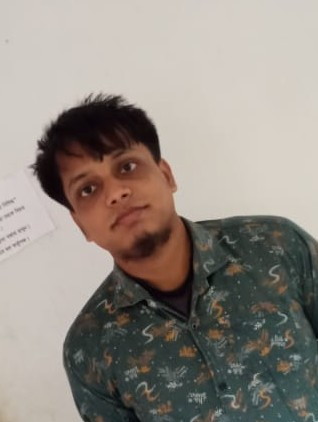
#> input picture Project/test/t1.jpg, 318 x 422 px, found by its file name; the run also reads 3 pictures not shown here
$ python tt2.py
#> lines starting #> are read from the running program, lines starting #| are printed output that depends on the picture; after the words box and inside, x2 and y2 are one past the last pixel; in counts of white or black regions, pixels touching at a corner belong together
# -*- coding: utf-8 -*-
"""
Created on Sat Oct 18 13:49:23 2025

@author: Acer
"""

 # -*- coding: utf-8 -*-
"""
Created on Tue Sep 30 01:37:35 2025

@author: Acer
"""

import cv2
import numpy as np
import math

def detect_eyes_manual(face_roi):

    gray = cv2.cvtColor(face_roi, cv2.COLOR_BGR2GRAY)

    h, w = gray.shape
    top_half = gray[0:h//2, :]

    eq = cv2.equalizeHist(top_half)

    blurred = cv2.medianBlur(eq, 5)

    circles = cv2.HoughCircles(
        blurred,
        cv2.HOUGH_GRADIENT,
        dp=1,
        minDist=w//4,
        param1=100,
        param2=5,
        minRadius=int(w*0.02),
        maxRadius=int(w*0.15)
    )

    eyes = []
    if circles is not None:
        circles = np.uint16(np.around(circles))
        for (cx, cy, r) in circles[0, :2]:

            x, y = int(cx) - int(r), int(cy) - int(r)
            w_box, h_box = 2*r, 2*r
            eyes.append((x, y, w_box, h_box))


            cv2.circle(face_roi, (cx, cy), r, (0, 255, 0), 2)
            cv2.circle(face_roi, (cx, cy), 2, (0, 0, 255), 3)

    cv2.imshow("Roi", face_roi)
    #cv2.imshow("Face buler", blurred)
    #cv2.imshow("Face eq", eq)
    cv2.waitKey(0)
    return eyes

def rotate_image_with_alpha(image, angle):
    h, w = image.shape[:2]
    M = cv2.getRotationMatrix2D((w/2, h/2), angle, 1.0)
    cos = np.abs(M[0,0])
    sin = np.abs(M[0,1])
    new_w = int(h*sin + w*cos)
    new_h = int(h*cos + w*sin)
    M[0,2] += new_w/2 - w/2
    M[1,2] += new_h/2 - h/2
    print(M)
    rotated = cv2.warpAffine(
        image, M, (new_w, new_h),
        flags=cv2.INTER_LINEAR,
        borderMode=cv2.BORDER_CONSTANT,
        borderValue=(0,0,0,0)
    )
    return rotated

def overlay_transparent(bg, overlay, x, y):
    h, w = overlay.shape[:2]
    x1, y1 = max(x,0), max(y,0)
    x2, y2 = min(x+w, bg.shape[1]), min(y+h, bg.shape[0])
    overlay_x1, overlay_y1 = x1-x, y1-y
    overlay_x2, overlay_y2 = overlay_x1 + (x2-x1), overlay_y1 + (y2-y1)

    if overlay_x1 >= overlay_x2 or overlay_y1 >= overlay_y2:
        return bg

    alpha = overlay[overlay_y1:overlay_y2, overlay_x1:overlay_x2, 3:]/255.0
    bg[y1:y2, x1:x2] = (1-alpha)*bg[y1:y2, x1:x2] + alpha*overlay[overlay_y1:overlay_y2, overlay_x1:overlay_x2, :3]
    return bg

def detect_face(img):

    hsv = cv2.cvtColor(img, cv2.COLOR_BGR2HSV)
    lower = np.array([0,48,80], dtype=np.uint8)
    upper = np.array([20,255,255], dtype=np.uint8)
    mask = cv2.inRange(hsv, lower, upper)
    mask = cv2.erode(mask, None, iterations=2)
    mask = cv2.dilate(mask, None, iterations=2)
    contours,_ = cv2.findContours(mask, cv2.RETR_EXTERNAL, cv2.CHAIN_APPROX_SIMPLE)
    if len(contours) == 0:
        print("No face detected.")
        return None
    else:
        face = max(contours, key=cv2.contourArea)
    print(contours)
    cv2.imshow("facemask", mask)
    cv2.waitKey(0)
    return face


def eye_des(face,img):
    x, y, w, h = cv2.boundingRect(face)
    face_roi = img[y:y+h, x:x+w]
    eyes = detect_eyes_manual(face_roi)

    eye_centers = []
    for (ex,ey,ew,eh) in eyes:
        cx = int(x) + int(ex) + int(ew//2)
        cy = int(y) + int(ey) + int(eh//2)
        eye_centers.append((cx,cy))
        cv2.circle(img, (cx, cy), 5, (0,0,255), -1)

    if len(eye_centers) == 2:
        left_eye, right_eye = sorted(eye_centers, key=lambda p: p[0])
        dx = int(right_eye[0]) - int(left_eye[0])
        dy = int(right_eye[1]) - int(left_eye[1])
        angle = -math.degrees(math.atan2(dy, dx))
        eye_mid = (
            int((left_eye[0] + right_eye[0]) // 2),
            int((left_eye[1] + right_eye[1]) // 2)
        )
        eye_distance = int(math.hypot(dx, dy))
        return eye_mid,eye_distance,angle
    else:
       print(f"⚠️ Detected {len(eye_centers)} eyes. Using face center as fallback.")
       # Fallback: use face center
       eye_mid = (x + w//2, y + h//2)
       eye_distance = w // 2
       angle = 0
       return eye_mid, eye_distance, angle
    return None,None,None

def apply_sunglass_mask(img,result=None):
    if result is None:
        result=img.copy()
    face = detect_face(img)

    if face is not None:
            x, y, w, h = cv2.boundingRect(face)
            eye_mid,eye_distance,angle =eye_des(face,img)

            sunglass = cv2.imread(r"C:/Users/Acer/Desktop/imagelab/Project/Project/filters/glasses.png", cv2.IMREAD_UNCHANGED)


            #scale = eye_distance / sunglass.shape[1] * 1.5
            scale = (w*0.7) / sunglass.shape[1] * 1.5
            new_w = int(sunglass.shape[1]*scale)
            new_h = int(sunglass.shape[0]*scale)
            sunglass = cv2.resize(sunglass, (new_w, new_h))

            rotated_mask = rotate_image_with_alpha(sunglass, angle)


            x_offset = eye_mid[0] - rotated_mask.shape[1]//2
            y_offset = eye_mid[1] - rotated_mask.shape[0]//2
            result = overlay_transparent(result, rotated_mask, x_offset, y_offset)

            cv2.imshow("Detected Eyes", img)
            cv2.imshow("Sunglasses Filter", result)
            cv2.waitKey(0)
            return result

def apply_hat_mask(img,result=None):
    if result is None:
        result=img.copy()
    face = detect_face(img)

    if face is not None:
            x, y, w, h = cv2.boundingRect(face)
            eye_mid,eye_distance,angle =eye_des(face,img)


            hat = cv2.imread(r"C:/Users/Acer/Desktop/imagelab/Project/Project/filters/hat.png", cv2.IMREAD_UNCHANGED)


            scale_hat = w / hat.shape[1] * 1.3
            new_w_hat = int(hat.shape[1] * scale_hat)
            new_h_hat = int(hat.shape[0] * scale_hat)
            hat = cv2.resize(hat, (new_w_hat, new_h_hat))


            rotated_hat = rotate_image_with_alpha(hat, angle)

            hat_shift = int(h * 0.5)   # how far above eyes
            dx = int(hat_shift * math.sin(math.radians(angle)))
            dy = int(hat_shift * math.cos(math.radians(angle)))


            hat_center_x = eye_mid[0] - dx
            hat_center_y = eye_mid[1] - dy


            x_offset_hat = hat_center_x - rotated_hat.shape[1] // 2
            y_offset_hat = hat_center_y - rotated_hat.shape[0] // 2


            result = overlay_transparent(result, rotated_hat, x_offset_hat, y_offset_hat)


            cv2.imshow("Hat Filter", result)
            cv2.waitKey(0)
            return result
def apply_nose_mask(img,result=None):
    if result is None:
        result=img.copy()
    face = detect_face(img)

    if face is not None:
            x, y, w, h = cv2.boundingRect(face)
            eye_mid,eye_distance,angle =eye_des(face,img)

            nose_mask = cv2.imread(r"C:/Users/Acer/Desktop/imagelab/Project/Project/filters/nosefilter2.png", cv2.IMREAD_UNCHANGED)
            if nose_mask is None:
                print("Nose mask not found")
            else:

                nose_shift = int(h * 0.18)


                dx = int(nose_shift * math.sin(math.radians(angle)))
                dy = int(nose_shift * math.cos(math.radians(angle)))


                nose_center_x = eye_mid[0] + dx
                nose_center_y = eye_mid[1] + dy


                scale_nose = (w / nose_mask.shape[1]) * 0.30
                new_w_nose = max(1, int(nose_mask.shape[1] * scale_nose))
                new_h_nose = max(1, int(nose_mask.shape[0] * scale_nose))
                nose_resized = cv2.resize(nose_mask, (new_w_nose, new_h_nose), interpolation=cv2.INTER_AREA)

                rotated_nose = rotate_image_with_alpha(nose_resized, angle)


                x_offset_nose = nose_center_x - rotated_nose.shape[1] // 2
                y_offset_nose = nose_center_y - rotated_nose.shape[0] // 2


                result = overlay_transparent(result, rotated_nose, x_offset_nose, y_offset_nose)


                cv2.circle(result, (nose_center_x, nose_center_y), 3, (0, 255, 255), -1)

            cv2.imshow("Nose Filter (orientation-aware)", result)
            cv2.waitKey(0)
            return result
def apply_mustache_mask(img,result=None):
    if result is None:
        result=img.copy()
    face = detect_face(img)

    if face is not None:
            x, y, w, h = cv2.boundingRect(face)
            eye_mid,eye_distance,angle =eye_des(face,img)

            nose_shift = int(h * 0.18)


            dx = int(nose_shift * math.sin(math.radians(angle)))
            dy = int(nose_shift * math.cos(math.radians(angle)))


            nose_center_x = eye_mid[0] + dx
            nose_center_y = eye_mid[1] + dy

            mustache = cv2.imread(r"C:/Users/Acer/Desktop/imagelab/Project/Project/filters/mustache.png", cv2.IMREAD_UNCHANGED)
            if mustache is None:
                print("Mustache mask not found")
            else:
                # shift downward from nose tip (~0.07*h works well, tune if needed)
                mustache_shift = int(h * 0.07)

                dx = int(mustache_shift * math.sin(math.radians(angle)))
                dy = int(mustache_shift * math.cos(math.radians(angle)))

                mustache_center_x = nose_center_x + dx
                mustache_center_y = nose_center_y + dy


                scale_mustache = (w / mustache.shape[1]) * 0.45
                new_w_mustache = max(1, int(mustache.shape[1] * scale_mustache))
                new_h_mustache = max(1, int(mustache.shape[0] * scale_mustache))
                mustache_resized = cv2.resize(mustache, (new_w_mustache, new_h_mustache), interpolation=cv2.INTER_AREA)


                rotated_mustache = rotate_image_with_alpha(mustache_resized, angle)


                x_offset_mustache = mustache_center_x - rotated_mustache.shape[1] // 2
                y_offset_mustache = mustache_center_y - rotated_mustache.shape[0] // 2

                result = overlay_transparent(result, rotated_mustache, x_offset_mustache, y_offset_mustache)


                cv2.circle(result, (mustache_center_x, mustache_center_y), 3, (255, 0, 255), -1)
            cv2.imshow("Nose Filter (orientation-aware) moustache", result)
            cv2.waitKey(0)
            return result

def apply_dog_mask(img,result=None):
    if result is None:
        result=img.copy()
    face = detect_face(img)

    if face is not None:
            x, y, w, h = cv2.boundingRect(face)
            eye_mid,eye_distance,angle =eye_des(face,img)


            dog_mask = cv2.imread(r"C:/Users/Acer/Desktop/imagelab/Project/Project/filters/dog.png", cv2.IMREAD_UNCHANGED)
            if dog_mask is None:
                print("Dog mask not found")
            else:

                scale_dog = (w / dog_mask.shape[1]) * 1.2   # 1.2 to slightly overshoot face
                new_w_dog = max(1, int(dog_mask.shape[1] * scale_dog))
                new_h_dog = max(1, int(dog_mask.shape[0] * scale_dog * 0.7))
                dog_resized = cv2.resize(dog_mask, (new_w_dog, new_h_dog), interpolation=cv2.INTER_AREA)


                rotated_dog = rotate_image_with_alpha(dog_resized, angle)


                face_center_x = x + w // 2
                face_center_y = y + h // 2 - int(0.08 * h)

                x_offset_dog = face_center_x - rotated_dog.shape[1] // 2
                y_offset_dog = face_center_y - rotated_dog.shape[0] // 2

                result = overlay_transparent(result, rotated_dog, x_offset_dog, y_offset_dog)


                #cv2.circle(result, (face_center_x, face_center_y), 4, (0, 255, 0), -1)
                cv2.imshow("Dog Mask Applied", result)
            cv2.waitKey(0)
            return result

img = cv2.imread(r"C:/Users/Acer/Desktop/imagelab/Project/Project/test/t1.jpg")
#> img is the input picture: shape (422, 318, 3); mean B, G, R 131.6, 139, 146.3
img = cv2.resize(img, (500, int(img.shape[0]*500/img.shape[1])))
#> img: shape (663, 500, 3)
result=img.copy()
apply_sunglass_mask(img)
#> in detect_face, `mask = cv2.dilate(mask, None, iterations=2)`:
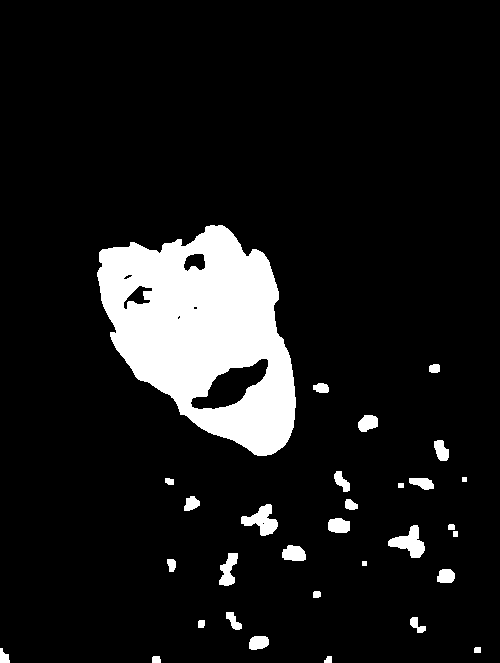
#> mask: shape (663, 500); 10% white; 31 white regions
#> in detect_face, `contours,_ = cv2.findContours(mask, cv2.RETR_EXTERNAL, cv2.CHAIN_APPRO..`: contours = 31 contours, 2 with area under 20; largest, box (x1, y1, x2, y2) and area: (97, 225, 296, 456) 30216, (388, 525, 425, 558) 552, (241, 504, 278, 536) 542, (219, 553, 238, 586) 322, (282, 545, 306, 561) 276
#> in detect_face, `face = max(contours, key=cv2.contourArea)`: face = contour of 354 points, box (x1, y1, x2, y2) (97, 225, 296, 456), area 30216
#> (printed output is left out)
#> in apply_sunglass_mask, `x, y, w, h = cv2.boundingRect(face)`: x = 97; y = 225; w = 199; h = 231
#> in eye_des, `x, y, w, h = cv2.boundingRect(face)`: x = 97; y = 225; w = 199; h = 231
#> in detect_eyes_manual, `circles = cv2.HoughCircles( blurred, cv2.HOUGH_GRADIENT, dp=1, minDist..`: circles = [[41.5, 67.5, 25], [114.5, 29.5, 28.4], [86.5, 90.5, 21.6], [186.5, 40.5, 27.3], [196.5, 98.5, 21.1], [56.5, 8.5, 21.3], [135.5, 99.5, 4.6], [8.5, 28.5, 27.3], [1.5, 110.5, 12.1]]
#> in detect_eyes_manual, `circles = np.uint16(np.around(circles))`: circles = [[42, 68, 25], [114, 30, 28], [86, 90, 22], [186, 40, 27], [196, 98, 21], [56, 8, 21], [136, 100, 5], [8, 28, 27], [2, 110, 12]]
#> the loop in detect_eyes_manual, `for (cx, cy, r) in circles[0, :2]: ` made 2 passes
#> (cx, cy, r, x, y, w_box, h_box) on passes 1 to 2: (42, 68, 25, 17, 43, 50, 50), (114, 30, 28, 86, 2, 56, 56)
#> after the loop in detect_eyes_manual, `for (cx, cy, r) in circles[0, :2]:`:
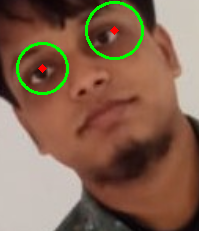
#> face_roi: shape (231, 199, 3); mean B, G, R 81, 101.2, 133.1
#> after the loop in detect_eyes_manual, `for (cx, cy, r) in circles[0, :2]:`: eyes = [(17, 43, 50, 50), (86, 2, 56, 56)]
#> the loop in eye_des, `for (ex,ey,ew,eh) in eyes:` made 2 passes
#> (ex, ey, ew, eh, cx, cy) on passes 1 to 2: (17, 43, 50, 50, 139, 293), (86, 2, 56, 56, 211, 255)
#> after the loop in eye_des, `for (ex,ey,ew,eh) in eyes:`: eye_centers = [(139, 293), (211, 255)]
#> in eye_des, `left_eye, right_eye = sorted(eye_centers, key=lambda p: p[0])`: left_eye = (139, 293); right_eye = (211, 255)
#> in eye_des, `dx = int(right_eye[0]) - int(left_eye[0])`: dx = 72
#> in eye_des, `dy = int(right_eye[1]) - int(left_eye[1])`: dy = -38
#> in eye_des, `angle = -math.degrees(math.atan2(dy, dx))`: angle = 27.82
#> in eye_des, `eye_mid = ( int((left_eye[0] + right_eye[0]) // 2), int((left_eye[1] +..`: eye_mid = (175, 274)
#> in eye_des, `eye_distance = int(math.hypot(dx, dy))`: eye_distance = 81
#> in apply_sunglass_mask, `eye_mid,eye_distance,angle =eye_des(face,img)`: eye_mid = (175, 274); eye_distance = 81; angle = 27.82
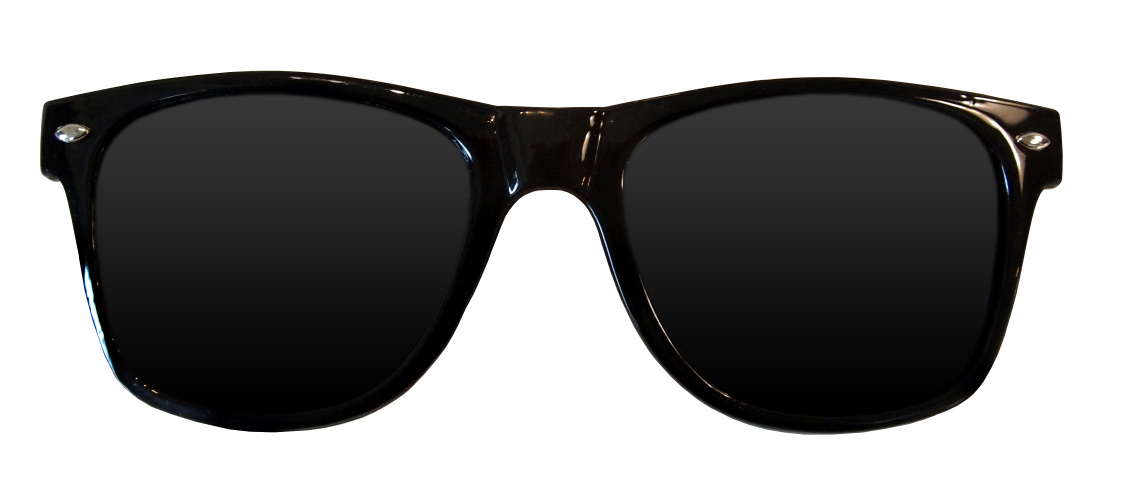
#> input picture Project/filters/glasses.png, 3381 x 1494 px, found by its file name (shown at 1/3 size)
#> in apply_sunglass_mask, sunglass is the input picture: shape (1494, 3381, 4); mean B, G, R, A 141.9, 142.2, 142.4, 125.6
#> in apply_sunglass_mask, `scale = (w*0.7) / sunglass.shape[1] * 1.5`: scale = 0.0618
#> in apply_sunglass_mask, `new_w = int(sunglass.shape[1]*scale)`: new_w = 208
#> in apply_sunglass_mask, `new_h = int(sunglass.shape[0]*scale)`: new_h = 92
#> in rotate_image_with_alpha, `M = cv2.getRotationMatrix2D((w/2, h/2), angle, 1.0)`: M = [[0.884, 0.467, -9.45], [-0.467, 0.884, 53.86]]
#> in rotate_image_with_alpha, `cos = np.abs(M[0,0])`: cos = 0.884
#> in rotate_image_with_alpha, `sin = np.abs(M[0,1])`: sin = 0.467
#> in rotate_image_with_alpha, `new_w = int(h*sin + w*cos)`: new_w = 226
#> in rotate_image_with_alpha, `new_h = int(h*cos + w*sin)`: new_h = 178
#> in apply_sunglass_mask, `x_offset = eye_mid[0] - rotated_mask.shape[1]//2`: x_offset = 62
#> in apply_sunglass_mask, `y_offset = eye_mid[1] - rotated_mask.shape[0]//2`: y_offset = 185
#> in overlay_transparent, `x1, y1 = max(x,0), max(y,0)`: x1 = 62; y1 = 185
#> in overlay_transparent, `x2, y2 = min(x+w, bg.shape[1]), min(y+h, bg.shape[0])`: x2 = 288; y2 = 363
#> in overlay_transparent, `overlay_x1, overlay_y1 = x1-x, y1-y`: overlay_x1 = 0
#> in overlay_transparent, `overlay_x2, overlay_y2 = overlay_x1 + (x2-x1), overlay_y1 + (y2-y1)`: overlay_x2 = 226; overlay_y2 = 178
apply_hat_mask(img)
#> in detect_face (call 2), `contours,_ = cv2.findContours(mask, cv2.RETR_EXTERNAL, cv2.CHAIN_APPRO..`: contours = 32 contours, 2 with area under 20; largest, box (x1, y1, x2, y2) and area: (97, 239, 296, 456) 27522, (185, 229, 238, 282) 1806, (388, 525, 425, 558) 552, (241, 504, 278, 536) 542, (219, 553, 238, 586) 322
#> in apply_hat_mask, `face = detect_face(img)`: face = contour of 355 points, box (x1, y1, x2, y2) (97, 239, 296, 456), area 27522
#> in apply_hat_mask, `x, y, w, h = cv2.boundingRect(face)`: x = 97; y = 239; w = 199; h = 217
#> in eye_des (call 2), `x, y, w, h = cv2.boundingRect(face)`: y = 239; h = 217
#> in detect_eyes_manual (call 2), `circles = cv2.HoughCircles( blurred, cv2.HOUGH_GRADIENT, dp=1, minDist..`: circles = [[114.5, 16.5, 25.7], [38.5, 51.5, 27.3], [88.5, 58.5, 24], [157.5, 62.5, 28.4], [169.5, 3.5, 27.2], [59.5, 101.5, 27.2], [43.5, 2.5, 24.6], [197.5, 91.5, 28.4], [120.5, 97.5, 7.4], [9.5, 91.5, 9.4]]
#> in detect_eyes_manual (call 2), `circles = np.uint16(np.around(circles))`: circles = [[114, 16, 26], [38, 52, 27], [88, 58, 24], [158, 62, 28], [170, 4, 27], [60, 102, 27], [44, 2, 25], [198, 92, 28], [120, 98, 7], [10, 92, 9]]
#> the loop in detect_eyes_manual (call 2), `for (cx, cy, r) in circles[0, :2]: ` made 2 passes
#> (cx, cy, r, x, y, w_box, h_box) on passes 1 to 2: (114, 16, 26, 88, -10, 52, 52), (38, 52, 27, 11, 25, 54, 54)
#> after the loop in detect_eyes_manual (call 2), `for (cx, cy, r) in circles[0, :2]:`:
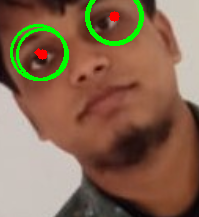
#> face_roi: shape (217, 199, 3); mean B, G, R 81.4, 104.8, 134.8
#> after the loop in detect_eyes_manual (call 2), `for (cx, cy, r) in circles[0, :2]:`: eyes = [(88, -10, 52, 52), (11, 25, 54, 54)]
#> the loop in eye_des (call 2), `for (ex,ey,ew,eh) in eyes:` made 2 passes
#> (ex, ey, ew, eh, cx, cy) on passes 1 to 2: (88, -10, 52, 52, 211, 255), (11, 25, 54, 54, 135, 291)
#> after the loop in eye_des (call 2), `for (ex,ey,ew,eh) in eyes:`:
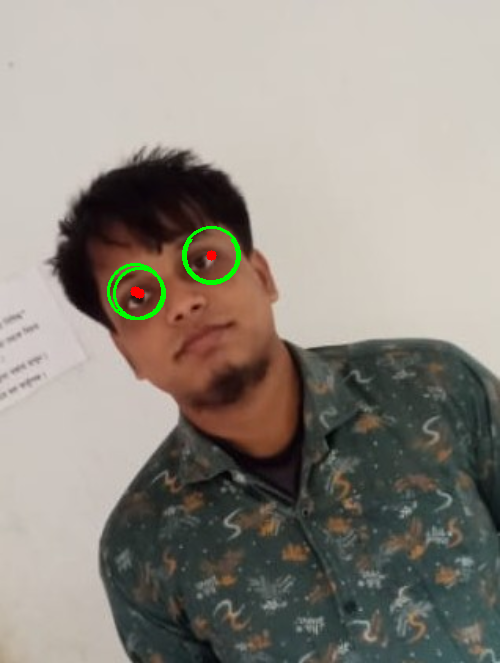
#> img: shape (663, 500, 3); mean B, G, R 131.2, 139.8, 145.7
#> after the loop in eye_des (call 2), `for (ex,ey,ew,eh) in eyes:`: eye_centers = [(211, 255), (135, 291)]
#> in eye_des (call 2), `left_eye, right_eye = sorted(eye_centers, key=lambda p: p[0])`: left_eye = (135, 291)
#> in eye_des (call 2), `dx = int(right_eye[0]) - int(left_eye[0])`: dx = 76
#> in eye_des (call 2), `dy = int(right_eye[1]) - int(left_eye[1])`: dy = -36
#> in eye_des (call 2), `angle = -math.degrees(math.atan2(dy, dx))`: angle = 25.35
#> in eye_des (call 2), `eye_mid = ( int((left_eye[0] + right_eye[0]) // 2), int((left_eye[1] +..`: eye_mid = (173, 273)
#> in eye_des (call 2), `eye_distance = int(math.hypot(dx, dy))`: eye_distance = 84
#> in apply_hat_mask, `eye_mid,eye_distance,angle =eye_des(face,img)`: eye_mid = (173, 273); eye_distance = 84; angle = 25.35
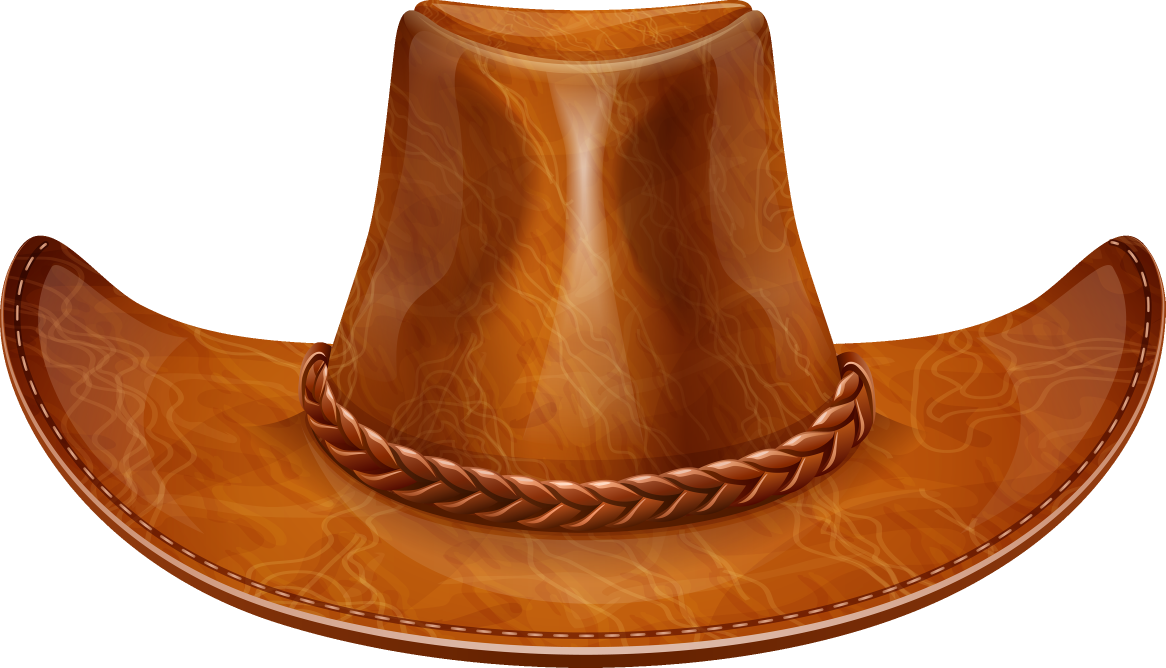
#> input picture Project/filters/hat.png, 3497 x 2004 px, found by its file name (shown at 1/3 size)
#> in apply_hat_mask, hat is the input picture: shape (2004, 3497, 4); mean B, G, R, A 116.9, 148.4, 198, 151
#> in apply_hat_mask, `scale_hat = w / hat.shape[1] * 1.3`: scale_hat = 0.074
#> in apply_hat_mask, `new_w_hat = int(hat.shape[1] * scale_hat)`: new_w_hat = 258
#> in apply_hat_mask, `new_h_hat = int(hat.shape[0] * scale_hat)`: new_h_hat = 148
#> in apply_hat_mask, `hat_shift = int(h * 0.5)`: hat_shift = 108
#> in apply_hat_mask, `dx = int(hat_shift * math.sin(math.radians(angle)))`: dx = 46
#> in apply_hat_mask, `dy = int(hat_shift * math.cos(math.radians(angle)))`: dy = 97
#> in apply_hat_mask, `hat_center_x = eye_mid[0] - dx`: hat_center_x = 127
#> in apply_hat_mask, `hat_center_y = eye_mid[1] - dy`: hat_center_y = 176
#> in apply_hat_mask, `x_offset_hat = hat_center_x - rotated_hat.shape[1] // 2`: x_offset_hat = -21
#> in apply_hat_mask, `y_offset_hat = hat_center_y - rotated_hat.shape[0] // 2`: y_offset_hat = 54
#> call 2 of overlay_transparent, with x = -21, y = 54
#> in overlay_transparent (call 2), `x1, y1 = max(x,0), max(y,0)`: x1 = 0; y1 = 54
#> in overlay_transparent (call 2), `x2, y2 = min(x+w, bg.shape[1]), min(y+h, bg.shape[0])`: x2 = 275; y2 = 298
#> in overlay_transparent (call 2), `overlay_x1, overlay_y1 = x1-x, y1-y`: overlay_x1 = 21
#> in overlay_transparent (call 2), `overlay_x2, overlay_y2 = overlay_x1 + (x2-x1), overlay_y1 + (y2-y1)`: overlay_x2 = 296; overlay_y2 = 244
#> in overlay_transparent (call 2), `bg[y1:y2, x1:x2] = (1-alpha)*bg[y1:y2, x1:x2] + alpha*overlay[overlay_..`:
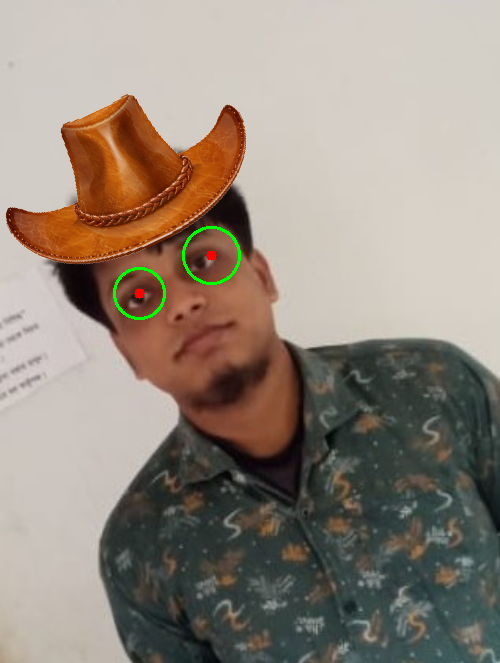
#> bg: shape (663, 500, 3); mean B, G, R 126, 137.6, 149
apply_nose_mask(img, result)
#> (the rest of the program and of its run is left out)
